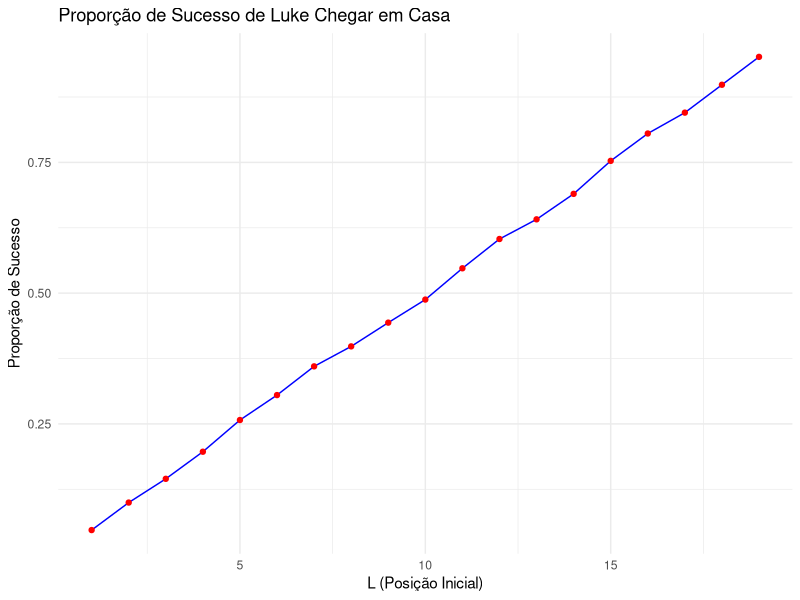

Recreate this plot in R.
#Questão 10: Luke Skywalker realizará o seguinte passeio aleatório na reta: a reta do passeio é formada pelos números inteiros de zero até 𝑁; Luke está em um ponto 𝐿 que é maior do que zero e menor do que 𝑁; Luke lança uma moeda honesta; se sair coroa, ele dá um passo para a esquerda (e termina na posição 𝐿 − 1 da reta); se sair cara, ele dá um passo para a direita (e termina na posição 𝐿 + 1 da reta). Luke continuará a lançar a moeda e se deslocará até que ele chegue em sua casa (e lá ele vai dormir e o passeio acaba) ou até que ele chegue (caia) no precipício (e, óbvio, o passeio também acaba nesse caso).


#(a) Para 𝑁 = 20, crie uma função cuja entrada seja 𝐿 (um número maior do que zero e menor do que 20) e que retorne 1 se Luke terminou um passeio em sua casa ou retorne zero se Luke caiu no precipício.
 
passeio <- function(L, N = 20){
  while(L >0 && L < N){
    
    #Sorteio da moeda: -1(coroa, esquerda), 1(cara, direita)
    passo <- sample(c(-1,1), size = 1)
    L <- L + passo
  }
  
  if(L == N){
    return(1) #Luke chegou em casa
  }else{
    return(0) #Luke caiu no precipício 
  }
}

passeio(L = 10)
passeio(L = 20)
passeio(L = 0)
passeio(L = 15)
passeio(L = 2)

#(b) Crie uma função cuja entrada seja 𝐿; esta função deverá replicar o passeio da letra (a) 10 mil vezes e retornar a proporção de vezes que Luke chegou em sua casa. Sugestão: crie um vetor que, para cada replicação, guardará o resultado de um passeio; cada entrada deste vetor será zero ou 1; zero se Luke caiu no precipício e 1 se Luke chegou em casa.


proporcao_casa <- function(L, N = 20, replicacoes = 10000){
  resultados <- numeric(replicacoes)
  
  for(i in 1:replicacoes){
    resultados[i] <- passeio(L, N)
  }
  
  proporcao <- mean(resultados)
  return(proporcao)
}

proporcao_casa(L = 10)

#c) Use a função criada em (b) para 𝐿 = 1, 2, … , 19 e, em seguida, use esses valores para plotar um gráfico de 𝑥 = 1 ∶ 19 por 𝑦, em que 𝑦 são as proporções retornadas pela função criada em (b) para cada 𝑥.

library(ggplot2)

valoresL <- 1:19
proporcoes <- numeric(length(valoresL))

for(L in valoresL){
  proporcoes[L] <- proporcao_casa(L)
}

dados <- data.frame(L = valoresL, Proporcao = proporcoes)

ggplot(dados, aes(x = L, y = Proporcao))+
  geom_line(color = "blue")+
  geom_point(color = "red")+
  labs(x = "L (Posição Inicial)", y = "Proporção de Sucesso", 
       title = "Proporção de Sucesso de Luke Chegar em Casa") +
  theme_minimal()
